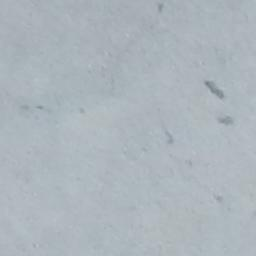
#> input picture CMSE381_Honors_Op/data/Cracked/7069-21.jpg, 256 x 256 px, found by its file name; its folder holds only this picture in this run
$ jupyter execute --allow-errors 'CMSE381_HonorsProject(1).ipynb'
#> lines starting #> are read from the running program, lines starting #| are printed output that depends on the picture
# CMSE 381 Honors Project

#### CMSE 381 Honors Project
### &#9989; Section_002
#### &#9989; 04/30/2025

# How Does Image Augmentation (eg., flipping, brightness adjustment etc)  Affect Crack Detection?

## Introduction (Background & Motivation)

In real-world infrastructure inspection, cracks on concrete surfaces can appear in diverse orientations, under varying lighting conditions, and on surfaces with different textures. These inconsistencies present a challenge for deep learning models trained to detect cracks, as they may struggle to generalize beyond the specific patterns seen during training. To address this, image augmentation techniques—such as flipping, rotation, and brightness adjustment—are commonly applied. These methods artificially increase dataset diversity by simulating realistic variations, helping models learn more generalized features.

This project aims to evaluate the impact of such augmentation techniques on the accuracy and robustness of crack detection models. By comparing performance before and after applying augmentation, we seek to understand how augmentation influences model effectiveness, and explore potential improvements that can further enhance performance after augmentation.

# Methodology

The overall methodology was to divide the dataset into augmented and unaugmented image models for both regression and classification
and then see if it affects the crack detection accruacy, precision , recall etc in each of the two models. Finally use the accuracies to
see which models used out of the four work best for deep learning for crack detection.

## For Regression

#### Logistic Regression

Divided the whole dataset into subfolders of Walls, Pavements and Decks. Preprocessed all the images using OpenCV.
Performed feature extraction and split the modified and combined non-cracked and cracked images into train and test datasets. Used them in Logistic Regression model. Tuned Hyperparameters for better accuracy. Printed the classification report and accuracy.

Performed all the same tasks as above except after pre-processing and before feature extraction performed image augementation and then used all the data for train and test split and finally fitted the logreg model and got the accraucy and report.

Compared results from before and after augmentation accuracies using matplotlib.

#### Comaprison with Ridge Regression

Used the same approach for preprocessing all the data but in this case used a Ridge Regression model. Tuned the hyperparameters for better accuracy. Printed the classification report, accuracy, MSE and R2 score.

Compared the accuracies using the before and after accuracies plot using matplotlib.

## For Classification

#### Convulational Neural Networks
To start the analysis, RGB images are collected from three categories—decks, pavements, and walls—and used PyTorch’s ImageFolder to organize them into structured datasets. Each image was resized to 128x128 pixels for consistency and reduced computational cost. To enhance model performance and generalization, we applied data augmentation using transforms.Compose, including horizontal flipping, random rotation, and color jitter. Two dataset versions were created: one with augmentation and one without, enabling performance comparison. Finally, we combined them using ConcatDataset and ensured reproducibility by setting a fixed random seed.

#### Comparison with LightGBM Classifier

In the crack detection before image augmentation, two sets of images—cracked and non-cracked—are loaded and preprocessed by resizing them to 64×64 pixels and converting them to grayscale. These preprocessed images are then passed through a feature extraction process using the HOG method, which captures important edge and shape characteristics of the cracks. The extracted features are used to train a LightGBM classifier—a fast and efficient gradient boosting model for binary classification. The model is optimized using RandomizedSearchCV to tune hyperparameters like the number of estimators, learning rate, and maximum depth. Model performance is then evaluated using accuracy, precision, recall, and F1-score.

In the crack detection after image augmentation, the methodology remains similar in structure but introduces an image enhancement step before training. Each image undergoes three augmentation transformations: horizontal flipping, 15° rotation, and brightness adjustment. These variations are then averaged together to create a single merged-augmented image. This step simulates real-world variability in crack orientation and lighting, aiming to improve the model’s ability to generalize. The augmented images follow the same path: grayscale conversion, HOG feature extraction, model training, and evaluation. By comparing the performance of the models trained before and after augmentation, the project aims to assess the real-world effectiveness of augmentation techniques in improving crack detection.

## Imports for Regression Model

[cell 1]
import os
import cv2
import numpy as np
from sklearn.model_selection import train_test_split
from sklearn.svm import SVC
from sklearn.metrics import classification_report, accuracy_score, mean_squared_error, r2_score
from skimage.feature import hog
from sklearn.linear_model import LogisticRegression
import matplotlib.pyplot as plt
from sklearn.model_selection import KFold, cross_val_score
from sklearn.model_selection import GridSearchCV
from sklearn.linear_model import Ridge
from sklearn.preprocessing import StandardScaler

## Logistic Regression Model

## Decks

## Accuracy Model for Crack Detection Before Image Augmentation

[cell 2]
def load_images_combined(cracked_folder, non_cracked_folder, size=(64, 64)): # function to load in the combined data
    images = []
    labels = []

    def process_folder(folder, label):
#> called with folder = 'C:/Users/Taarini/Downloads/Decks/Cracked', label = 1
        for filename in os.listdir(folder):
            file_path = os.path.join(folder, filename)
            img = cv2.imread(file_path)
#> img is the input picture: shape (256, 256, 3); mean B, G, R 188.3, 181.3, 172.6
            if img is not None:
                img = cv2.resize(img, size)   # resizing images
#> img: shape (64, 64, 3)
                img = cv2.cvtColor(img, cv2.COLOR_BGR2GRAY) # convert to grayscale
#> img: shape (64, 64)

                # image append after pre-processing
                images.append(img)
                labels.append(label)

    process_folder(cracked_folder, label=1)
    process_folder(non_cracked_folder, label=0)

    print(f"Loaded {len(images)} total images before augmentation.")
    return np.array(images), np.array(labels)

[cell 3]
def extract_hog_features(X_images, img_shape=(128, 128)): # function created for feature extraction
    features = []
    for img in X_images:
        img_resized = cv2.resize(img, img_shape)  # ensure consistent size
        hog_feat = hog(img_resized,
                       orientations=9,
                       pixels_per_cell=(8, 8),
                       cells_per_block=(2, 2),
                       block_norm='L2-Hys')
        features.append(hog_feat)
    return np.array(features)

cracked_path = "C:/Users/Taarini/Downloads/Decks/Cracked"
non_cracked_path = "C:/Users/Taarini/Downloads/Decks/Non-cracked"

# Load all images
#> (the rest of this cell did not finish here and is left out)

[cell 4]
params = {'C': [0.01, 0.1, 1, 10]}
grid = GridSearchCV(LogisticRegression(max_iter=1000, class_weight='balanced'), params, cv=5) # for tuning hyperparameters in logreg
#> (the rest of this cell did not finish here and is left out)

## Accuracy Model for Crack Detection After Image Augmentation

[cell 5]
def load_images_combined_with_merged_aug(cracked_folder, non_cracked_folder, size=(64, 64)):
    images = []
    labels = []

    def augment_and_merge(img): # function for image augmentation
        # Flip horizontally
        flipped = cv2.flip(img, 1)

        # Rotate 15 degrees
        (h, w) = img.shape[:2]
#> h = 64; w = 64
        center = (w // 2, h // 2)
#> center = (32, 32)
        M = cv2.getRotationMatrix2D(center, 15, 1.0)
        rotated = cv2.warpAffine(img, M, (w, h))
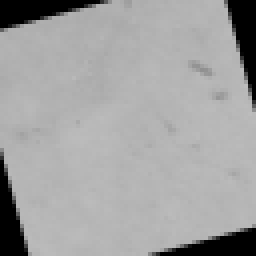
#> rotated: shape (64, 64) (shown 4 times larger); min 0, max 188, mean 161.5

        # Brightness adjustment
        brighter = cv2.convertScaleAbs(img, alpha=1.2, beta=30)
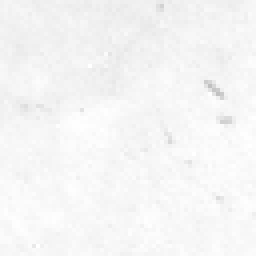
#> brighter: shape (64, 64) (shown 4 times larger); min 192, max 255, mean 245.5

        # Merge all versions into a single image by averaging
        merged = (img.astype(np.float32) +
                  flipped.astype(np.float32) +
                  rotated.astype(np.float32) +
                  brighter.astype(np.float32)) / 4.0
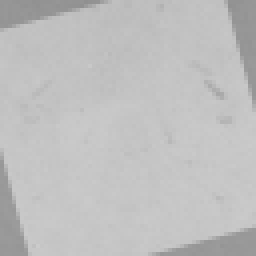
#> merged: shape (64, 64) float32 (shown 4 times larger); min 144.5, max 203.2, mean 191.5

        merged = np.clip(merged, 0, 255).astype(np.uint8)  # ensures valid pixel values
        return merged

    def process_folder(folder, label):
        for filename in os.listdir(folder):
            file_path = os.path.join(folder, filename)
            img = cv2.imread(file_path)
            if img is not None:
                img = cv2.resize(img, size)
                img = cv2.cvtColor(img, cv2.COLOR_BGR2GRAY)

                merged_img = augment_and_merge(img)
                images.append(merged_img) #use the merged-augmented images in images
                labels.append(label)

    process_folder(cracked_folder, label=1)
    process_folder(non_cracked_folder, label=0)

    print(f"Loaded {len(images)} total merged-augmented images.")
    return np.array(images), np.array(labels)

[cell 6]
cracked_path = "C:/Users/Taarini/Downloads/Decks/Cracked"
non_cracked_path = "C:/Users/Taarini/Downloads/Decks/Non-cracked"

# 1. Load merged-augmented images
#> (the rest of this cell did not finish here and is left out)

[cell 7]
params = {'C': [0.01, 0.1, 1, 10]}
grid = GridSearchCV(LogisticRegression(max_iter=1000, class_weight='balanced'), params, cv=5)
#> (the rest of this cell did not finish here and is left out)

## Improvement Using K-fold in After Augmented LogReg Model for Decks

[cell 8]
k = 5  # 5-Fold CV
kf = KFold(n_splits=k, shuffle=True, random_state=42)

# Grid Search
grid = GridSearchCV(LogisticRegression(max_iter=1000, class_weight='balanced'), params, cv=5)
#> (the rest of this cell did not finish here and is left out)

## Pavements

## Accuracy Model for Crack Before Image Augmentation

[cell 9]
def load_images_combined(cracked_folder, non_cracked_folder, size=(64, 64)):
    images = []
    labels = []

    def process_folder(folder, label):
        for filename in os.listdir(folder):
            file_path = os.path.join(folder, filename)
            img = cv2.imread(file_path)
            if img is not None:
                img = cv2.resize(img, size)
                img = cv2.cvtColor(img, cv2.COLOR_BGR2GRAY)

                # Original image
                images.append(img)
                labels.append(label)

    process_folder(cracked_folder, label=1)
    process_folder(non_cracked_folder, label=0)

    print(f"Loaded {len(images)} total images before augmentation.")
    return np.array(images), np.array(labels)

[cell 10]
def extract_hog_features(X_images, img_shape=(128, 128)):
    features = []
    for img in X_images:
        img_resized = cv2.resize(img, img_shape)  # ensure consistent size
        hog_feat = hog(img_resized,
                       orientations=9,
                       pixels_per_cell=(8, 8),
                       cells_per_block=(2, 2),
                       block_norm='L2-Hys')
        features.append(hog_feat)
    return np.array(features)

cracked_path = "C:/Users/Taarini/Downloads/Pavements/Cracked"
non_cracked_path = "C:/Users/Taarini/Downloads/Pavements/Non-cracked"

# Load all images
#> (the rest of this cell did not finish here and is left out)

[cell 11]
params = {'C': [0.01, 0.1, 1, 10]}
grid = GridSearchCV(LogisticRegression(max_iter=1000, class_weight='balanced'), params, cv=5)
#> (the rest of this cell did not finish here and is left out)

## Accuracy Model for Crack Detection After Image Augmentation

[cell 12]
def load_images_combined_with_merged_aug(cracked_folder, non_cracked_folder, size=(64, 64)):
    images = []
    labels = []

    def augment_and_merge(img):
        # Flip horizontally
        flipped = cv2.flip(img, 1)

        # Rotate 15 degrees
        (h, w) = img.shape[:2]
#> h = 64; w = 64
        center = (w // 2, h // 2)
#> center = (32, 32)
        M = cv2.getRotationMatrix2D(center, 15, 1.0)
        rotated = cv2.warpAffine(img, M, (w, h))

        # Brightness adjustment
        brighter = cv2.convertScaleAbs(img, alpha=1.2, beta=30)

        # Merge all versions by averaging
        merged = (img.astype(np.float32) +
                  flipped.astype(np.float32) +
                  rotated.astype(np.float32) +
                  brighter.astype(np.float32)) / 4.0

        merged = np.clip(merged, 0, 255).astype(np.uint8)  # ensure valid pixel values
        return merged

    def process_folder(folder, label):
        for filename in os.listdir(folder):
            file_path = os.path.join(folder, filename)
            img = cv2.imread(file_path)
            if img is not None:
                img = cv2.resize(img, size)
                img = cv2.cvtColor(img, cv2.COLOR_BGR2GRAY)

                merged_img = augment_and_merge(img)
                images.append(merged_img)
                labels.append(label)

    process_folder(cracked_folder, label=1)
    process_folder(non_cracked_folder, label=0)

    print(f"Loaded {len(images)} total merged-augmented images.")
    return np.array(images), np.array(labels)

[cell 13]
cracked_path = "C:/Users/Taarini/Downloads/Pavements/Cracked"
non_cracked_path = "C:/Users/Taarini/Downloads/Pavements/Non-cracked"

# 1. Load merged-augmented images
#> (the rest of this cell did not finish here and is left out)

[cell 14]
params = {'C': [0.01, 0.1, 1, 10]}
grid = GridSearchCV(LogisticRegression(max_iter=1000, class_weight='balanced'), params, cv=5)
#> (the rest of this cell did not finish here and is left out)

[cell 15]
k = 5  # 5-Fold CV
kf = KFold(n_splits=k, shuffle=True, random_state=42)

# Grid Search
grid = GridSearchCV(LogisticRegression(max_iter=1000, class_weight='balanced'), params, cv=5)
#> (the rest of this cell did not finish here and is left out)

## Walls

## Accuracy Model for Crack Detection before Image Augmentation

[cell 16]
def load_images_combined(cracked_folder, non_cracked_folder, size=(64, 64)):
    images = []
    labels = []

    def process_folder(folder, label):
        for filename in os.listdir(folder):
            file_path = os.path.join(folder, filename)
            img = cv2.imread(file_path)
            if img is not None:
                img = cv2.resize(img, size)
                img = cv2.cvtColor(img, cv2.COLOR_BGR2GRAY)

                # Original image
                images.append(img)
                labels.append(label)

    process_folder(cracked_folder, label=1)
    process_folder(non_cracked_folder, label=0)

    print(f"Loaded {len(images)} total images before augmentation.")
    return np.array(images), np.array(labels)

[cell 17]
def extract_hog_features(X_images, img_shape=(128, 128)):
    features = []
    for img in X_images:
        img_resized = cv2.resize(img, img_shape)  # ensure consistent size
        hog_feat = hog(img_resized,
                       orientations=9,
                       pixels_per_cell=(8, 8),
                       cells_per_block=(2, 2),
                       block_norm='L2-Hys')
        features.append(hog_feat)
    return np.array(features)

cracked_path = "C:/Users/Taarini/Downloads/Walls/Cracked"
non_cracked_path = "C:/Users/Taarini/Downloads/Walls/Non-cracked"

# Load all images
#> (the rest of this cell did not finish here and is left out)

[cell 18]
params = {'C': [0.01, 0.1, 1, 10]}
grid = GridSearchCV(LogisticRegression(max_iter=1000, class_weight='balanced'), params, cv=5)
#> (the rest of this cell did not finish here and is left out)

## Accuracy Model for Crack Detection After Image Augmentation

[cell 19]
def load_images_combined_with_merged_aug(cracked_folder, non_cracked_folder, size=(64, 64)):
    images = []
    labels = []

    def augment_and_merge(img):
        # Flip horizontally
        flipped = cv2.flip(img, 1)

        # Rotate 15 degrees
        (h, w) = img.shape[:2]
#> h = 64; w = 64
        center = (w // 2, h // 2)
#> center = (32, 32)
        M = cv2.getRotationMatrix2D(center, 15, 1.0)
        rotated = cv2.warpAffine(img, M, (w, h))

        # Brightness adjustment
        brighter = cv2.convertScaleAbs(img, alpha=1.2, beta=30)

        # Merge all versions by averaging
        merged = (img.astype(np.float32) +
                  flipped.astype(np.float32) +
                  rotated.astype(np.float32) +
                  brighter.astype(np.float32)) / 4.0

        merged = np.clip(merged, 0, 255).astype(np.uint8)  # ensure valid pixel values
        return merged

    def process_folder(folder, label):
        for filename in os.listdir(folder):
            file_path = os.path.join(folder, filename)
            img = cv2.imread(file_path)
            if img is not None:
                img = cv2.resize(img, size)
                img = cv2.cvtColor(img, cv2.COLOR_BGR2GRAY)

                merged_img = augment_and_merge(img)
                images.append(merged_img)
                labels.append(label)

    process_folder(cracked_folder, label=1)
    process_folder(non_cracked_folder, label=0)

    print(f"Loaded {len(images)} total merged-augmented images.")
    return np.array(images), np.array(labels)

$ run again, on CMSE381_Honors_Op/data/Cracked/7071-99.jpg
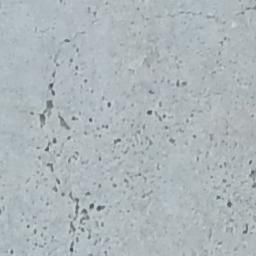
#> input picture CMSE381_Honors_Op/data/Cracked/7071-99.jpg, 256 x 256 px, found by its file name
#> in process_folder, img is the input picture: shape (256, 256, 3); mean B, G, R 186.1, 182, 173.3
#> in augment_and_merge, `brighter = cv2.convertScaleAbs(img, alpha=1.2, beta=30)`:
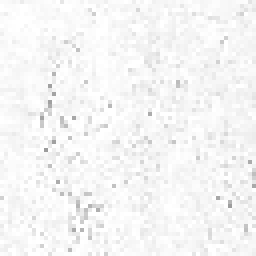
#> brighter: shape (64, 64) (shown 4 times larger); min 156, max 255, mean 245.7
#> in augment_and_merge, `merged = (img.astype(np.float32) + flipped.astype(np.float32) + rotate..`:
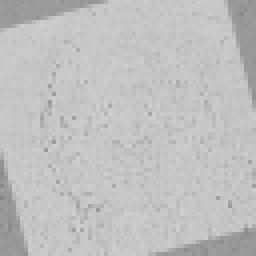
#> merged: shape (64, 64) float32 (shown 4 times larger); min 134.5, max 207.8, mean 191.9

$ run again, on CMSE381_Honors_Op/data/Cracked/7072-158.jpg
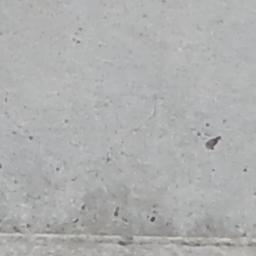
#> input picture CMSE381_Honors_Op/data/Cracked/7072-158.jpg, 256 x 256 px, found by its file name
#> in process_folder, img is the input picture: shape (256, 256, 3); mean B, G, R 174.6, 175, 174
#> in augment_and_merge, `brighter = cv2.convertScaleAbs(img, alpha=1.2, beta=30)`:
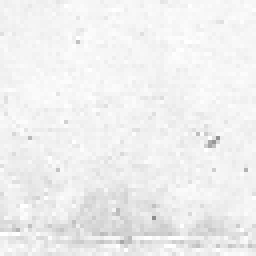
#> brighter: shape (64, 64) (shown 4 times larger); min 140, max 255, mean 239.6
#> in augment_and_merge, `merged = (img.astype(np.float32) + flipped.astype(np.float32) + rotate..`:
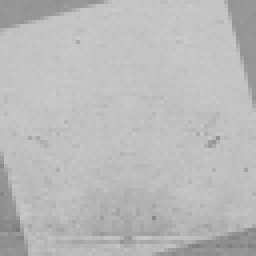
#> merged: shape (64, 64) float32 (shown 4 times larger); min 120.2, max 202.8, mean 186.5

$ run again, on CMSE381_Honors_Op/data/Cracked/7069-230.jpg
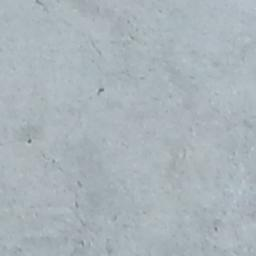
#> input picture CMSE381_Honors_Op/data/Cracked/7069-230.jpg, 256 x 256 px, found by its file name
#> in process_folder, img is the input picture: shape (256, 256, 3); mean B, G, R 186.2, 179.9, 169.9
#> in augment_and_merge, `rotated = cv2.warpAffine(img, M, (w, h))`:
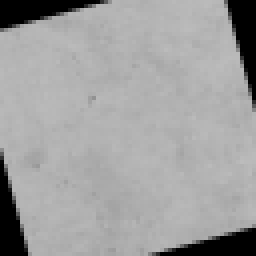
#> rotated: shape (64, 64) (shown 4 times larger); min 0, max 188, mean 159.6
#> in augment_and_merge, `brighter = cv2.convertScaleAbs(img, alpha=1.2, beta=30)`:
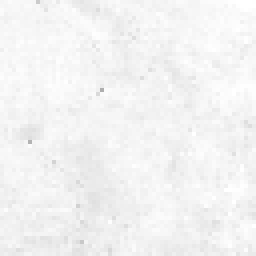
#> brighter: shape (64, 64) (shown 4 times larger); min 174, max 255, mean 243.1
